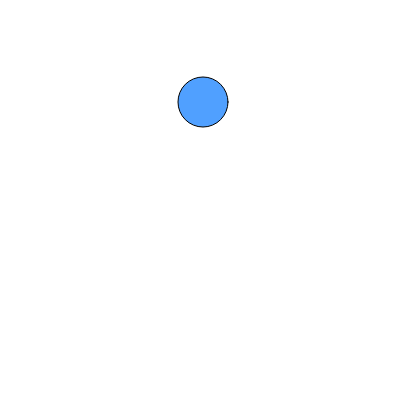
Frame 1 (no input)
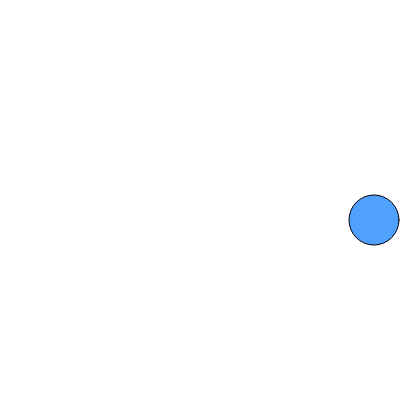
Frame 60 (no input)
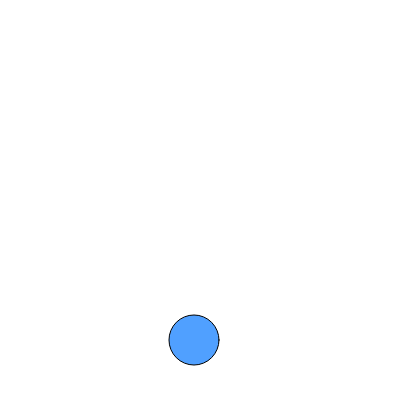
Frame 120 (the mouse pressed at the canvas centre since frame 60)

The p5.js sketch that drew these frames (run headless with seeded random() and noise() and a simulated clock; from frame 60 on, the mouse is pressed at the canvas centre):

// p5.js sketch
// ── sketch.js
// Module 5 in p5.js - compare with ../../sketches/m05a_bounce/m05a_bounce.pde
let x = 200;
let y = 100;
let xSpeed = 3;      // CHANGE ME
let ySpeed = 2;      // CHANGE ME
let r = 25;          // radius

function setup() {
  createCanvas(400, 400);
}

function draw() {
  background(255);

  x = x + xSpeed;
  y = y + ySpeed;

  if (x > width - r || x < r) {
    xSpeed = -xSpeed;
  }
  if (y > height - r || y < r) {
    ySpeed = -ySpeed;
  }

  fill(80, 160, 255);
  ellipse(x, y, r * 2, r * 2);
}
